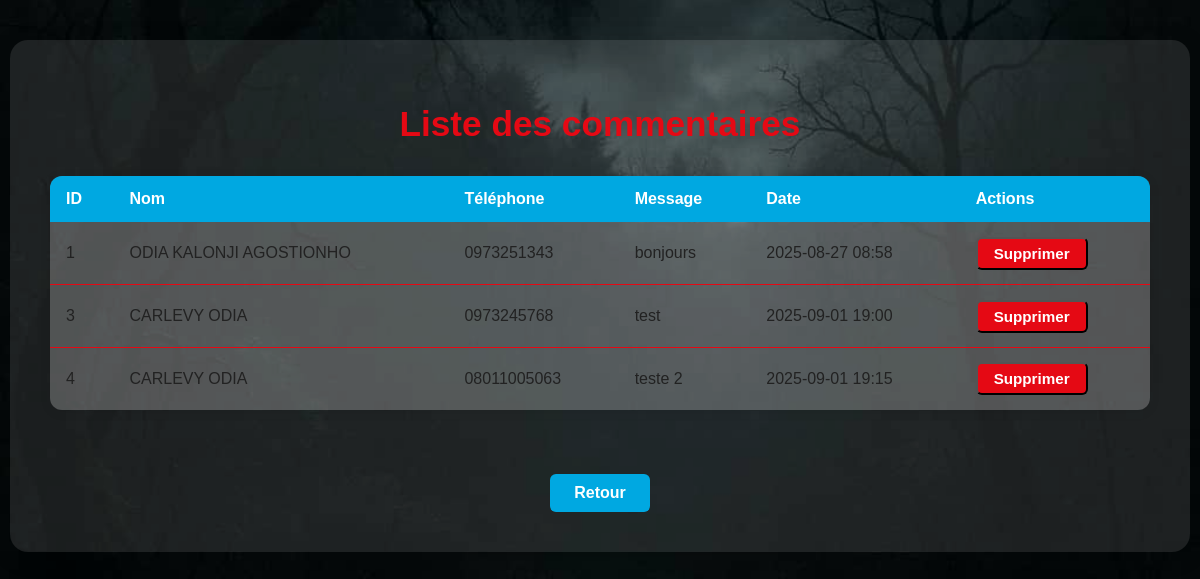
Page /admin/liste_commentaires on the earlier database version.
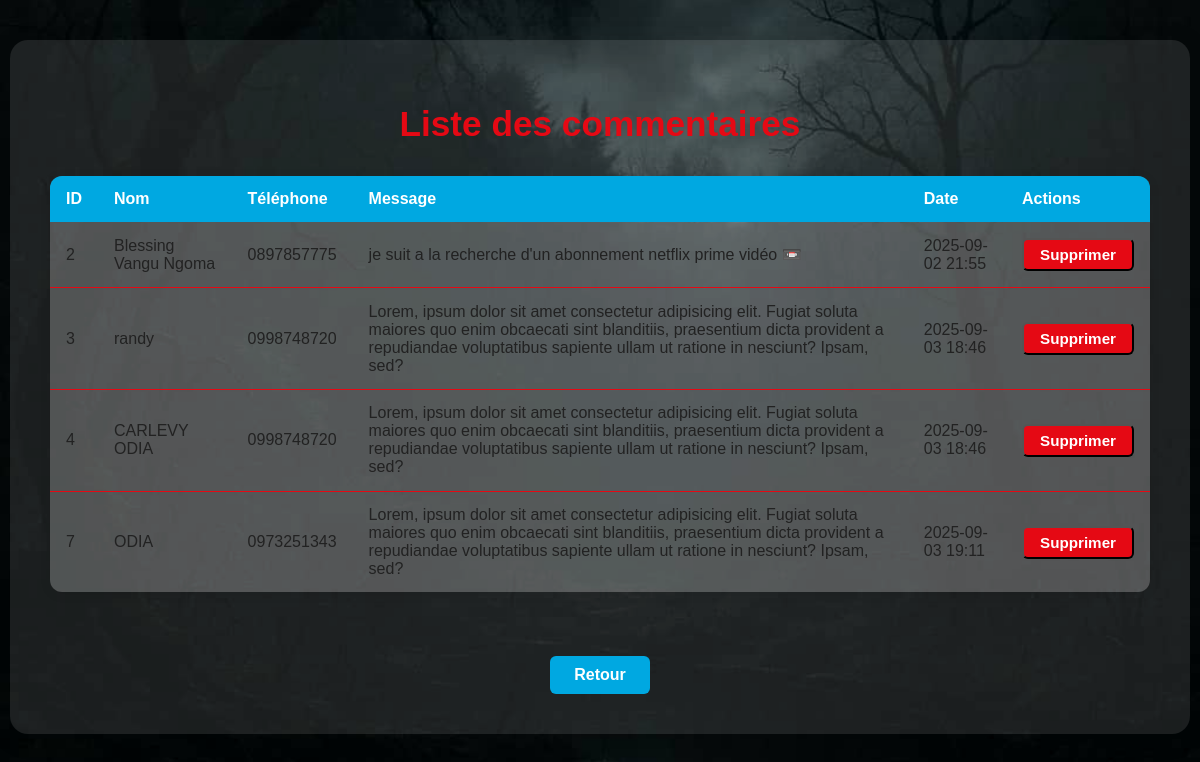
Same page on the later database version.
### app.py (models this page shows)
class Commentaire(db.Model):
    id= db.Column(db.Integer,primary_key=True)
    nom=db.Column(db.String(30),nullable=False)
    tel=db.Column(db.String(30),nullable=False)
    message=db.Column(db.String(500),nullable=False)
    date_post=db.Column(db.DateTime,default=datetime.utcnow)

### app.py (the view)
@app.route("/admin/liste_commentaires")
def liste_commentaires():
    commentaires=Commentaire.query.all()
    return render_template("admin/commentaire.html",commentaires=commentaires)

### templates/admin/commentaire.html (shortened to what this page needs)
<!DOCTYPE html>
<html lang="fr">
<head>
  <link rel="stylesheet" href="{{ url_for('static', filename='css/admin.css') }}">
</head>
<body>
  <div class="admin-container">
    <h1>Liste des commentaires</h1>
    <table class="admin-table">
      <thead>
        <tr>
          <th>ID</th>
          <th>Nom</th>
          <th>Téléphone</th>
          <th>Message</th>
          <th>Date</th>
          <th>Actions</th>
        </tr>
      </thead>
      <tbody>
        {% for c in commentaires %}
            <tr>
            <td>{{ c.id }}</td>
            <td>{{ c.nom }}</td>
            <td>{{ c.tel }}</td>
            <td>{{ c.message }}</td>
            <td>{{ c.date_post.strftime('%Y-%m-%d %H:%M') }}</td>
            <td>
                <form action="{{ url_for('supprimer_commentaire', id=c.id) }}" methods="post">
                    <button type="submit" class="btn-admin">Supprimer</button>
                </form>
            </td>
            </tr>
        {% endfor %}
      </tbody>
    </table>
    <a href="{{ url_for('accueil_admin') }}" class="btn-retour">Retour</a>
  </div>
</body>
</html>

Differences in the rows shown:
removed Commentaire: id "1", nom "ODIA KALONJI AGOSTIONHO", tel "0973251343", message "bonjours", date_post "2025-08-27 08:58"
added Commentaire: id "2", nom "Blessing Vangu Ngoma", tel "0897857775", message "je suit a la recherche d'un abonnement netflix prime vidéo 📼", date_post "2025-09-02 21:55"
changed Commentaire id 3: nom "CARLEVY ODIA" → "randy"; tel "0973245768" → "0998748720"; message "test" → "Lorem, ipsum dolor sit amet consectetur adipisicing elit. Fugiat soluta maiores quo enim obcaecati sint blanditiis, praesentium dicta provident a repudiandae voluptatibus sapiente ullam ut ratione in nesciunt? Ipsam, sed?"; date_post "2025-09-01 19:00" → "2025-09-03 18:46"
changed Commentaire "CARLEVY ODIA": tel "08011005063" → "0998748720"; message "teste 2" → "Lorem, ipsum dolor sit amet consectetur adipisicing elit. Fugiat soluta maiores quo enim obcaecati sint blanditiis, praesentium dicta provident a repudiandae voluptatibus sapiente ullam ut ratione in nesciunt? Ipsam, sed?"; date_post "2025-09-01 19:15" → "2025-09-03 18:46"
added Commentaire: id "7", nom "ODIA", tel "0973251343", message "Lorem, ipsum dolor sit amet consectetur adipisicing elit. Fugiat soluta maiores quo enim obcaecati sint blanditiis, praesentium dicta provident a repudiandae voluptatibus sapiente ullam ut ratione in nesciunt? Ipsam, sed?", date_post "2025-09-03 19:11"
